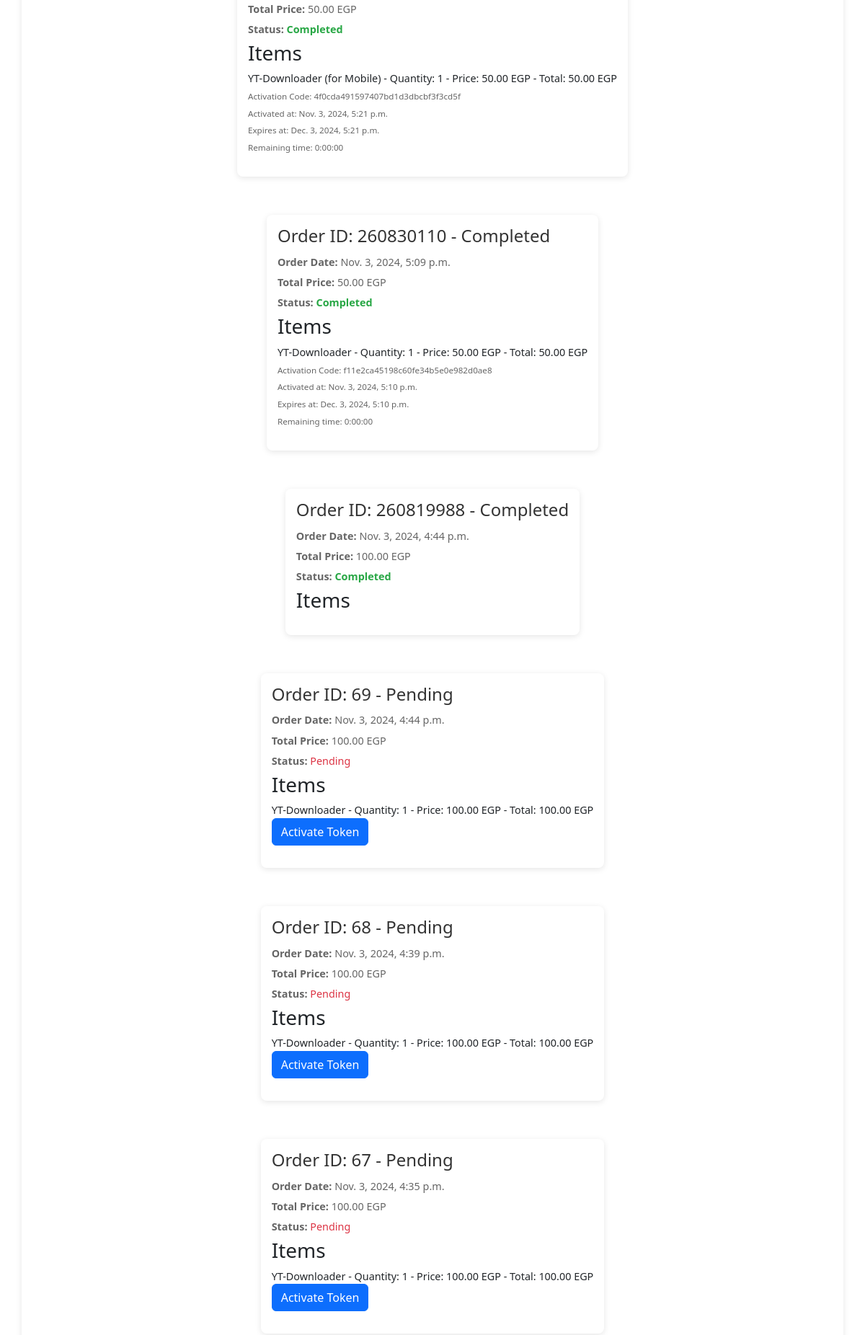
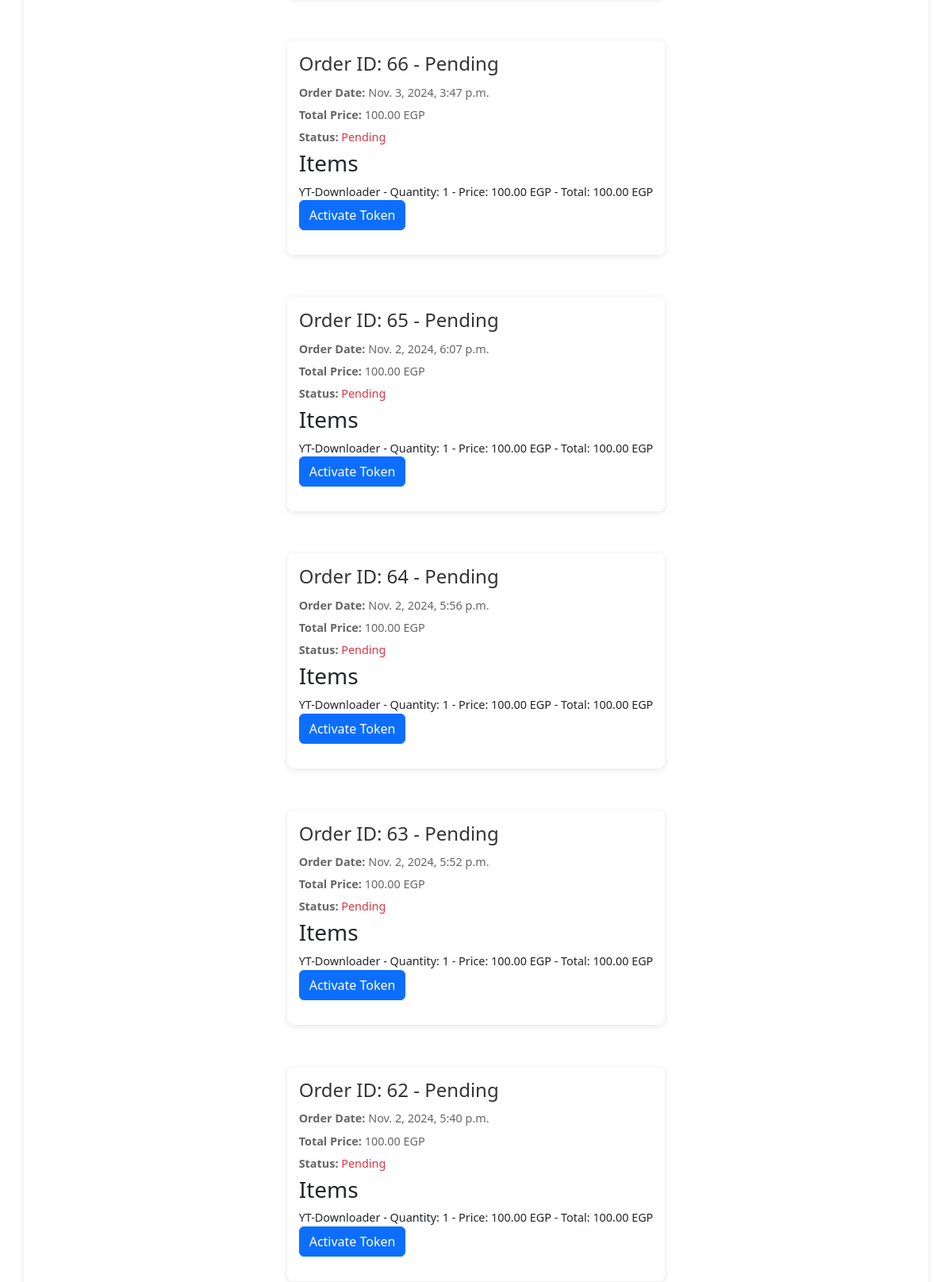
The app's page /checkout/my-orders (signed in, upper part) with its own data (2 pictures, top to bottom).
### checkout/models.py (models this page shows, shortened)
class Order(models.Model):
    ORDER_STATUS_CHOICES = [
        ('P', 'Pending'),
        ('C', 'Completed'),
        ('S', 'Shipped'),
        ('R', 'Returned'),
        ('F', 'Failed'),
    ]
    PAYMENT_STATUS_CHOICES = [
        ('P', 'Pending'),
        ('C', 'Completed'),
        ('F', 'Failed'),
        ('R', 'Refunded'),
    ]
    customer = models.ForeignKey(User, on_delete=models.CASCADE, related_name="orders")
    order_date = models.DateTimeField(auto_now_add=True)
    shipping_address = models.TextField()
    total_price = models.DecimalField(max_digits=10, decimal_places=2, default=0.00)
    order_status = models.CharField(max_length=1, choices=ORDER_STATUS_CHOICES, default='P')
    payment_status = models.CharField(max_length=1, choices=PAYMENT_STATUS_CHOICES, default='P')
    shipping_date = models.DateTimeField(null=True, blank=True)
    token_activated = models.BooleanField(default=False)

class OrderItem(models.Model):
    order = models.ForeignKey(Order, related_name="items", on_delete=models.CASCADE)
    product = models.ForeignKey(Product, on_delete=models.CASCADE)
    quantity = models.PositiveIntegerField(default=1)
    time = models.DurationField(default=timedelta(hours=0))  # Duration field to store time
    price = models.DecimalField(max_digits=10, decimal_places=2)
    def get_total_price(self):
        return self.price * self.quantity

### product/models.py (models this page shows, shortened)
class Product(models.Model):
    name = models.CharField(max_length=30, default='Product_Name')
    description = models.TextField(default='My_description', null=True, blank=True)
    price = models.DecimalField(max_digits=7, decimal_places=2, default=20.00)  # Increased max_digits for flexibility
    activation_period = models.DurationField(default=timedelta(hours=2))  # Duration field to store time
    image = models.ImageField(upload_to='Photos/%y/%m/%d', default='Photos/24/09/17/images.png')
    download_file = models.FileField(upload_to='Downloads/%y/%m/%d', default=f'Downloads/24/09/17/file{id}.exe')
    download_file_version = models.CharField(max_length=10, default='1.0.0')
    active = models.BooleanField(default=True)
    category = models.ForeignKey(Category, on_delete=models.PROTECT, null=True, blank=True)
    class Meta:
        verbose_name = 'Product'
        ordering = ['name']

### generator/models.py (models this page shows, shortened)
class Token(models.Model):
    user = models.ForeignKey(User, on_delete=models.SET_NULL, null=True)
    order = models.OneToOneField(Order, on_delete=models.SET_NULL, null=True)
    token = models.CharField(max_length=64, unique=True, null=True, blank=True)
    created_at = models.DateTimeField(default=timezone.now, null=True)
    expires_at = models.DateTimeField(null=True)
    @property
    def remaining_time(self):
        remaining = self.expires_at - timezone.now()
        return max(remaining, timedelta(0))  # Ensures non-negative timedelta

### checkout/views.py (the view)
# urls.py: path('my-orders', views.user_orders, name='Orders'),
@login_required
def user_orders(request):
    orders = Order.objects.filter(customer=request.user).order_by('-order_date')
    return render(request, 'checkout/user_orders.html', {'orders': orders})

### checkout/templates/checkout/user_orders.html (shortened to what this page needs)
{% extends 'base.html' %}
{% block content %}
    <div class="order-wrapper">
        {% if orders %}
            {% for order in orders %}
            <div class="order-card">
                <div class="order-details">
                    <h2>Order ID: {{ order.id }} - {{ order.get_payment_status_display }}</h2>
                    <p><strong>Order Date:</strong> {{ order.order_date }}</p>
                    <p><strong>Total Price:</strong> {{ order.total_price }} EGP</p>
                    <p><strong>Status:</strong>
                        <span class="{% if order.payment_status == 'C' %}status-shipped{% else %}status-other{% endif %}">
                            {{ order.get_payment_status_display }}
                        </span>
                    </p>
                    <h3>Items</h3>
                    <ul>
                        {% for item in order.items.all %}
                            <li>
                                {{ item.product.name }} - Quantity: {{ item.quantity }} - Price: {{ item.price }} EGP - Total: {{ item.get_total_price }} EGP
                                <ul>
                                    <li>
                                        {% if not order.token_activated %}
                                            <form action="{% url 'generate_token' order.id %}" method="POST">
                                                <button class="btn btn-primary">Activate Token</button>
                                            </form>
                                        {% else %}
                                            <p>Activation Code: {{ order.token.token }}</p>
                                            <p>Activated at: {{ order.token.created_at }}</p>
                                            <p>Expires at: {{ order.token.expires_at }}</p>
                                            <p>Remaining time: {{ order.token.remaining_time }}</p>
                                        {% endif %}
                                    </li>
                                </ul>
                            </li>
                        {% endfor %}
                    </ul>
                </div>
            </div>
            {% endfor %}
        {% else %}
            <p>You have no orders.</p>
        {% endif %}
    </div>
{% endblock %}

### Project/static/css/style.css (style rules this page uses)
* { margin: 0; padding: 0; box-sizing: border-box; justify-content: center; align-items: center; }
html, body { width: 100%; min-height: 100%; display: flex; flex-direction: column; align-items: stretch; }
body { font-family: 'Segoe UI', Tahoma, Geneva, Verdana, sans-serif; background-color: #f4f6f8; }
.btn { display: inline-block; padding: 10px 20px; font-size: 16px; color: #fff; background-color: #007bff; border-radius: 8px; border: none; cursor: pointer; transition: background-color 0.3s ease; }
.btn-primary { background-color: #007bff; }
.order-wrapper { display: flex; flex-direction: column; }
.order-card { background-color: #fff; border-radius: 8px; box-shadow: 0 2px 8px rgba(0, 0, 0, 0.1); margin: 10px 0; padding: 15px; transition: transform 0.2s; }
.order-details { margin: 0; }
.order-details h2 { font-size: 1.5em; margin: 0 0 10px; color: #333; }
.order-details ul { list-style-type: none; padding: 0; }
.order-details ul li { margin-bottom: 5px; font-size: 0.9em; }
.status-shipped { color: #28a745; font-weight: bold; }
.status-other { color: #dc3545; }
.btn-primary { background-color: #007bff; border: none; padding: 0.75rem 1.25rem; color: white; font-size: 1rem; border-radius: 5px; cursor: pointer; transition: background-color 0.3s ease; }
h1, h2, h3, h4, h5, h6 { color: #333; margin-bottom: 1rem; font-weight: 600; }

### records on screen
Order: total_price "50.00", payment_status "Completed", token.token "4f0cda491597407bd1d3dbcbf3f3cd5f", token.created_at "Nov. 3, 2024, 5:21 p.m.", token.expires_at "Dec. 3, 2024, 5:21 p.m.", token.remaining_time "0:00:00"
OrderItem: product.name "YT-Downloader (for Mobile)", quantity "1", price "50.00", get_total_price "50.00"
Order: id "260830110", payment_status "Completed", order_date "Nov. 3, 2024, 5:09 p.m.", total_price "50.00", token.token "f11e2ca45198c60fe34b5e0e982d0ae8", token.created_at "Nov. 3, 2024, 5:10 p.m.", token.expires_at "Dec. 3, 2024, 5:10 p.m.", token.remaining_time "0:00:00"
OrderItem: product.name "YT-Downloader", quantity "1", price "50.00", get_total_price "50.00"
Order: id "260819988", payment_status "Completed", order_date "Nov. 3, 2024, 4:44 p.m.", total_price "100.00"
Order: id "69", payment_status "Pending", order_date "Nov. 3, 2024, 4:44 p.m.", total_price "100.00"
OrderItem: product.name "YT-Downloader", quantity "1", price "100.00", get_total_price "100.00", shows "Activate Token"
Order: id "68", payment_status "Pending", order_date "Nov. 3, 2024, 4:39 p.m.", total_price "100.00"
OrderItem: product.name "YT-Downloader", quantity "1", price "100.00", get_total_price "100.00", shows "Activate Token"
Order: id "67", payment_status "Pending", order_date "Nov. 3, 2024, 4:35 p.m.", total_price "100.00"
OrderItem: product.name "YT-Downloader", quantity "1", price "100.00", get_total_price "100.00", shows "Activate Token"
Order: id "66", payment_status "Pending", order_date "Nov. 3, 2024, 3:47 p.m.", total_price "100.00"
OrderItem: product.name "YT-Downloader", quantity "1", price "100.00", get_total_price "100.00", shows "Activate Token"
Order: id "65", payment_status "Pending", order_date "Nov. 2, 2024, 6:07 p.m.", total_price "100.00"
OrderItem: product.name "YT-Downloader", quantity "1", price "100.00", get_total_price "100.00", shows "Activate Token"
Order: id "64", payment_status "Pending", order_date "Nov. 2, 2024, 5:56 p.m.", total_price "100.00"
OrderItem: product.name "YT-Downloader", quantity "1", price "100.00", get_total_price "100.00", shows "Activate Token"
Order: id "63", payment_status "Pending", order_date "Nov. 2, 2024, 5:52 p.m.", total_price "100.00"
OrderItem: product.name "YT-Downloader", quantity "1", price "100.00", get_total_price "100.00", shows "Activate Token"
Order: id "62", payment_status "Pending", order_date "Nov. 2, 2024, 5:40 p.m.", total_price "100.00"
OrderItem: product.name "YT-Downloader", quantity "1", price "100.00", get_total_price "100.00", shows "Activate Token"
